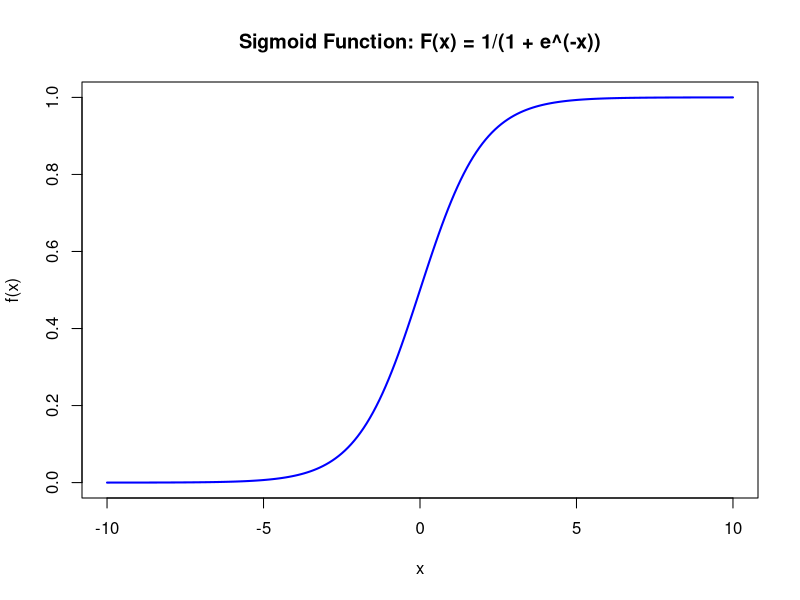
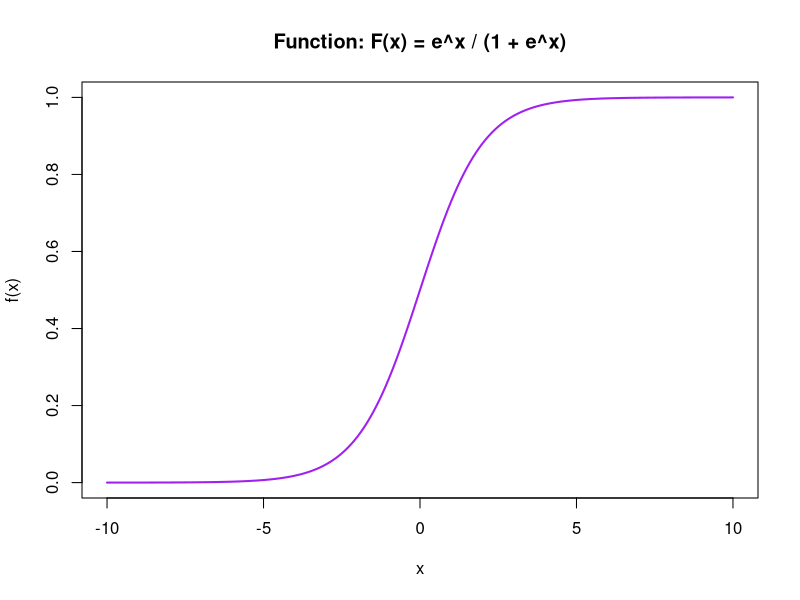

Source code (R) for these figures, in order:
# Define the sigmoid function
sigmoid <- function(x) {
  1 / (1 + exp(-x))
}

# Generate x values
x <- seq(-10, 10, by = 0.1)

# Compute y values
y <- sigmoid(x)

# Create the plot
plot(x, y, type = "l", col = "blue", lwd = 2,
     xlab = "x", ylab = "f(x)",
     main = "Sigmoid Function: F(x) = 1/(1 + e^(-x))")

################################################################################

# Define the function
f <- function(x) {
  exp(x) / (1 + exp(x))
}

# Generate x values
x <- seq(-10, 10, by = 0.1)

# Compute y values
y <- f(x)

# Create the plot
plot(x, y, type = "l", col = "purple", lwd = 2,
     xlab = "x", ylab = "f(x)",
     main = "Function: F(x) = e^x / (1 + e^x)")

################################################################################
